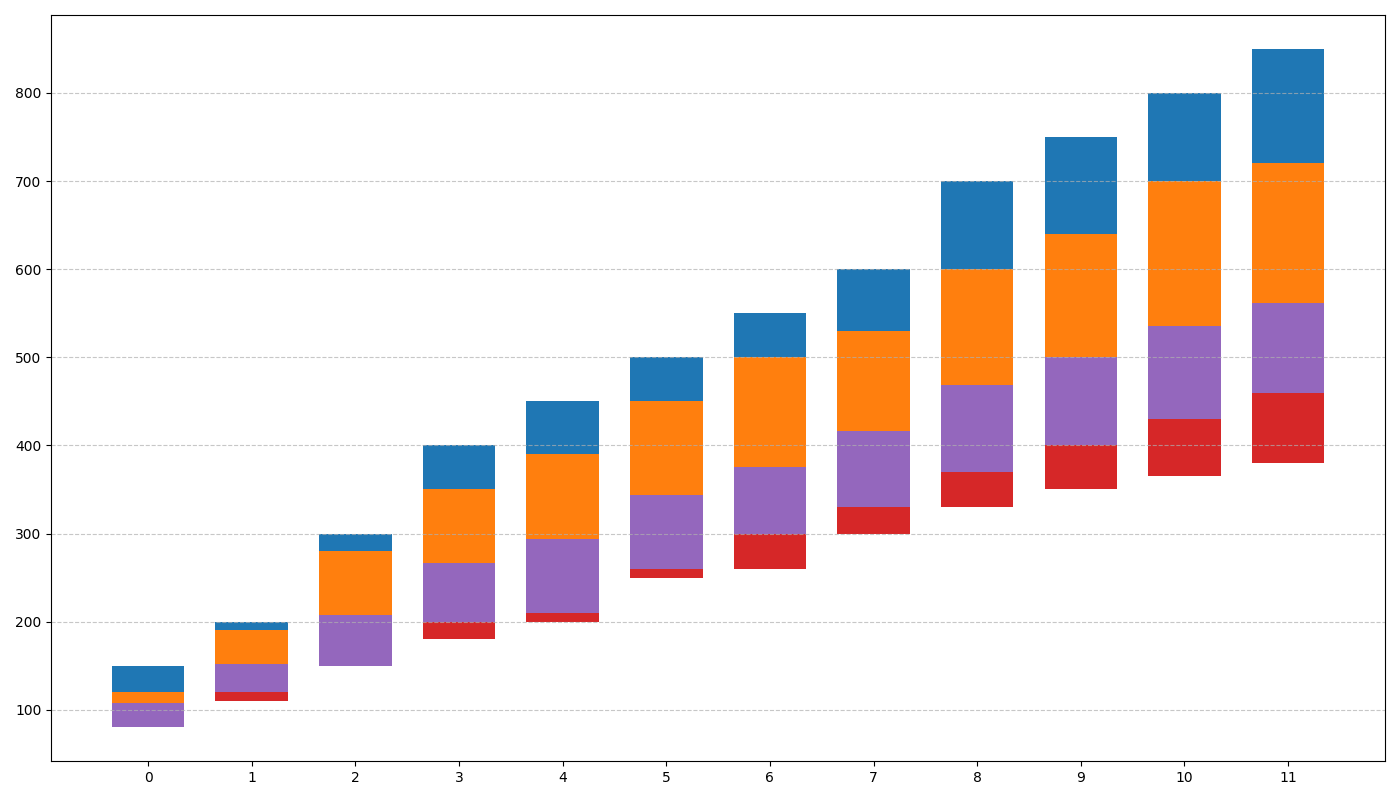

Write Python code to recreate this figure.
import matplotlib.pyplot as plt
import numpy as np

products = ['Product A', 'Product B', 'Product C', 'Product D', 'Product E']
months = ['Jan', 'Feb', 'Mar', 'Apr', 'May', 'Jun', 'Jul', 'Aug', 'Sep', 'Oct', 'Nov', 'Dec']

product_sales = np.array([
    [150, 200, 300, 400, 450, 500, 550, 600, 700, 750, 800, 850],
    [120, 190, 280, 350, 390, 450, 500, 530, 600, 640, 700, 720],
    [100, 140, 160, 200, 220, 260, 270, 320, 340, 360, 380, 400],
    [90, 110, 150, 180, 200, 250, 260, 300, 330, 350, 365, 380],
    [80, 120, 150, 200, 210, 260, 300, 330, 370, 400, 430, 460]
])

fig, ax = plt.subplots(figsize=(14, 8))
bar_width = 0.7
index = np.arange(len(months))
base_sales = product_sales.mean(axis=0)

new_colors = ['#1f77b4', '#ff7f0e', '#2ca02c', '#d62728', '#9467bd']

for i, product in enumerate(products):
    ax.bar(index, product_sales[i] - base_sales, bar_width, bottom=base_sales, color=new_colors[i])

ax.set_xticks(index)

ax.yaxis.grid(True, linestyle='--', alpha=0.7)
plt.tight_layout()
plt.show()
